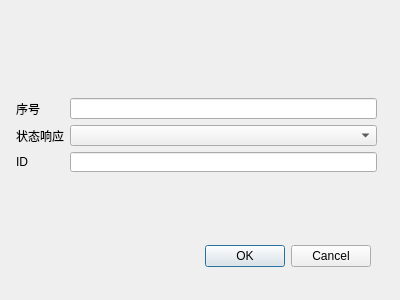
<?xml version="1.0" encoding="UTF-8"?>
<ui version="4.0">
 <class>Dialog</class>
 <widget class="QDialog" name="Dialog">
  <property name="geometry">
   <rect>
    <x>0</x>
    <y>0</y>
    <width>400</width>
    <height>300</height>
   </rect>
  </property>
  <property name="windowTitle">
   <string>Dialog</string>
  </property>
  <widget class="QDialogButtonBox" name="buttonBox">
   <property name="geometry">
    <rect>
     <x>30</x>
     <y>240</y>
     <width>341</width>
     <height>32</height>
    </rect>
   </property>
   <property name="orientation">
    <enum>Qt::Horizontal</enum>
   </property>
   <property name="standardButtons">
    <set>QDialogButtonBox::Cancel|QDialogButtonBox::Ok</set>
   </property>
  </widget>
  <widget class="QWidget" name="">
   <property name="geometry">
    <rect>
     <x>16</x>
     <y>98</y>
     <width>361</width>
     <height>74</height>
    </rect>
   </property>
   <layout class="QGridLayout" name="gridLayout">
    <item row="0" column="0">
     <widget class="QLabel" name="label_5">
      <property name="text">
       <string>序号</string>
      </property>
     </widget>
    </item>
    <item row="0" column="1">
     <widget class="QLineEdit" name="SequencelineEdit"/>
    </item>
    <item row="1" column="0">
     <widget class="QLabel" name="label">
      <property name="text">
       <string>状态响应</string>
      </property>
     </widget>
    </item>
    <item row="1" column="1">
     <widget class="QComboBox" name="StatusComboBox"/>
    </item>
    <item row="2" column="0">
     <widget class="QLabel" name="label_2">
      <property name="text">
       <string>ID</string>
      </property>
     </widget>
    </item>
    <item row="2" column="1">
     <widget class="QLineEdit" name="IDlineEdit"/>
    </item>
   </layout>
  </widget>
 </widget>
 <resources/>
 <connections>
  <connection>
   <sender>buttonBox</sender>
   <signal>accepted()</signal>
   <receiver>Dialog</receiver>
   <slot>accept()</slot>
   <hints>
    <hint type="sourcelabel">
     <x>248</x>
     <y>254</y>
    </hint>
    <hint type="destinationlabel">
     <x>157</x>
     <y>274</y>
    </hint>
   </hints>
  </connection>
  <connection>
   <sender>buttonBox</sender>
   <signal>rejected()</signal>
   <receiver>Dialog</receiver>
   <slot>reject()</slot>
   <hints>
    <hint type="sourcelabel">
     <x>316</x>
     <y>260</y>
    </hint>
    <hint type="destinationlabel">
     <x>286</x>
     <y>274</y>
    </hint>
   </hints>
  </connection>
 </connections>
</ui>
